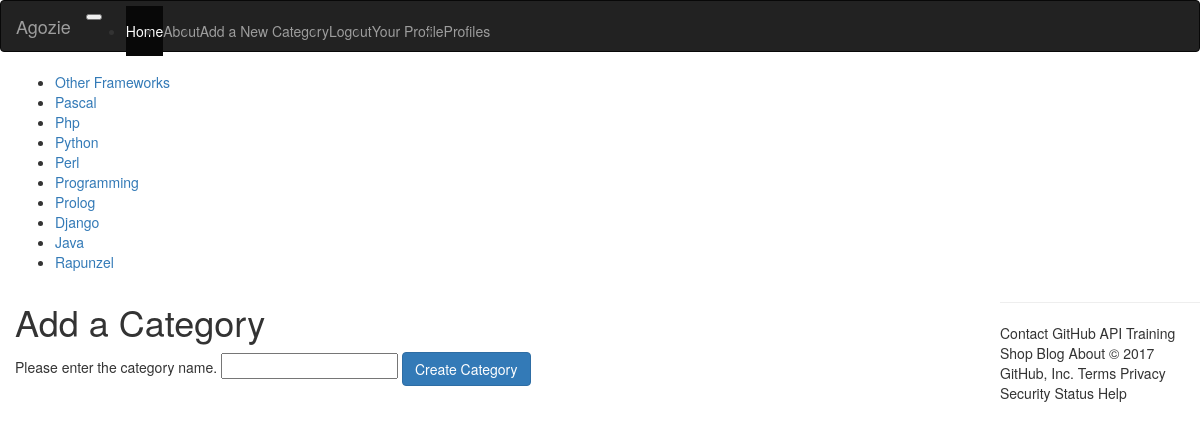
The app's page /rango/add_category/ (signed in) with its own data.
### rango/models.py (models this page shows, shortened)
class Category(models.Model):
	name = models.CharField(max_length=128, unique=True)
	views = models.IntegerField(default=0)
	likes = models.IntegerField(default=0)
	slug = models.SlugField(unique=True)
	class Meta:
		verbose_name_plural = 'Categories'

### rango/views.py (the view, shortened to what this page needs)
@login_required
def add_category(request):
	form = CategoryForm()
	return render(request, 'rango/add_category.html', {'form':form})

### rango/forms.py
class CategoryForm(forms.ModelForm):
	name = forms.CharField(max_length=128, help_text="Please enter the category name.")
	views = forms.IntegerField(widget=forms.HiddenInput(), initial=0)
	likes = forms.IntegerField(widget=forms.HiddenInput(), initial=0)
	slug = forms.CharField(widget=forms.HiddenInput(), required=False)
	class Meta:
		model = Category
		fields = ('name',)

### rango/templatetags/rango_template_tags.py (called while the page is built)
@register.inclusion_tag('rango/cats.html')
def get_category_list(cat=None):
	return {'cats': Category.objects.all(), 'act_cat':cat}

### templates/rango/add_category.html (shortened to what this page needs)
{% extends 'rango/base.html' %}
{% load staticfiles %}
{% block body_block %}
	<div>
		<h1>Add a Category</h1>
		<form role="form" id="category_form" method="POST" action="{% url 'add_category' %}">
			{% for field in form.visible_fields %}
				{{ field.help_text }}
				{{ field }}
			{% endfor %}
			<button class="btn btn-primary" type="submit" name="submit">Create Category</button>
		</form>
	</div>
{% endblock %}

### templates/rango/cats.html
<ul>
{% if cats %}
	{% for c in cats %}
		{% if c == act_cat %}
			<li>
			<strong>
				<a href="{% url 'show_category' c.slug %}">{{ c.name }}</a>
			</strong>
			</li>
		{% else %}
			<li>
				<a href="{% url 'show_category' c.slug %}">{{ c.name }}</a>
			</li>
		{% endif %}
	{% endfor %}
{% endif %}
</ul>

### records on screen
Category: name "Other Frameworks"
Category: name "Pascal"
Category: name "Php"
Category: name "Python"
Category: name "Perl"
Category: name "Programming"
Category: name "Prolog"
Category: name "Django"
Category: name "Java"
Category: name "Rapunzel"

### other values on screen
{{ field.help_text }} "Please enter the category name."
